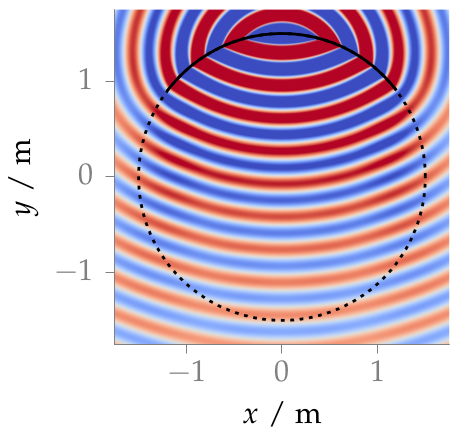

This figure's gnuplot source:
#!/usr/bin/gnuplot
#
# FIGURE 2.10: Sound pressure for a monochromatic point source synthesized by
# 2.5D WFS (2.62). Parameters: x_s = (0, 2.5, 0) m, x_ref = (0, 0, 0),
# f = 1 kHz.
#
# AUTHOR:   Hagen Wierstorf
# SOFTWARE: gnuplot 5.0 patchlevel 3

reset
set macros
set loadpath '../../gnuplot' 'data'

load 'latex.cfg'
load 'border.cfg'
load 'moreland.pal'
load 'array.cfg'

set terminal epslatex size 5cm,5cm color colortext @footnotesize
set output 'fig2_10.tex'

unset key
set size ratio -1

set xrange [-1.75:1.75]
set yrange [-1.75:1.75]
set cbrange [-1:1]
set tics scale 0.75 out nomirror
set xtics 1 offset 0,0.5
set ytics 1 offset 0.5,0
set xlabel '$x$ / m' offset 0,1
set ylabel '$y$ / m' offset 1.5,0
unset colorbox

set bmargin 1

plot 'sound_field_wfs_ps_f1000Hz_nls1000.dat' binary matrix with image,\
     'array.txt'        @array_inactive w l,\
     'array_wfs_ps.txt' @array_active w l

call 'plot.plt' 'fig2_10'
